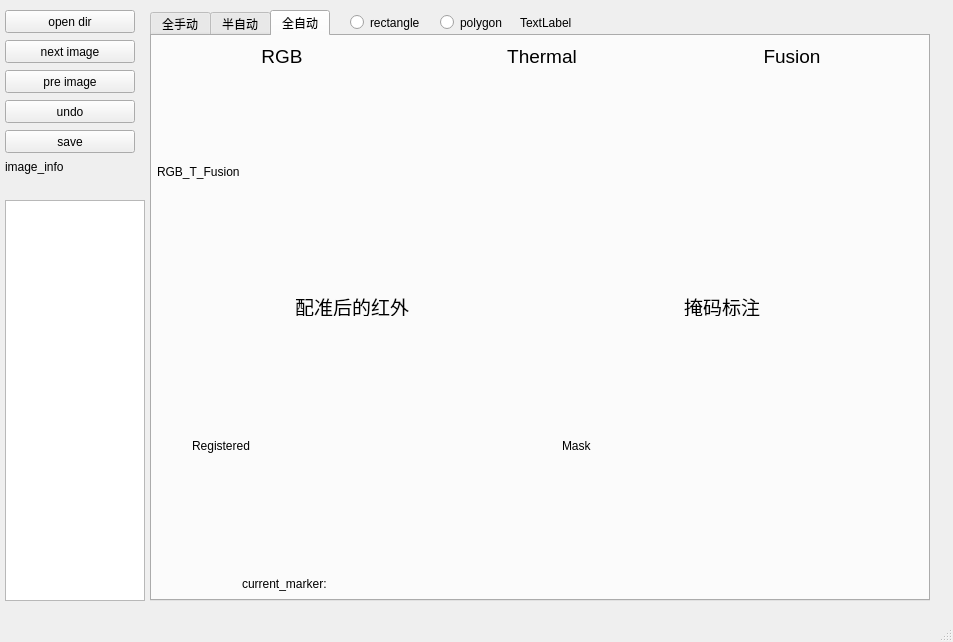
<?xml version="1.0" encoding="UTF-8"?>
<ui version="4.0">
 <class>MainWindow</class>
 <widget class="QMainWindow" name="MainWindow">
  <property name="enabled">
   <bool>true</bool>
  </property>
  <property name="geometry">
   <rect>
    <x>0</x>
    <y>0</y>
    <width>953</width>
    <height>642</height>
   </rect>
  </property>
  <property name="font">
   <font>
    <pointsize>9</pointsize>
   </font>
  </property>
  <property name="windowTitle">
   <string>MainWindow</string>
  </property>
  <widget class="QWidget" name="centralwidget">
   <widget class="QPushButton" name="btn_open">
    <property name="geometry">
     <rect>
      <x>5</x>
      <y>10</y>
      <width>130</width>
      <height>23</height>
     </rect>
    </property>
    <property name="text">
     <string>open dir</string>
    </property>
   </widget>
   <widget class="QPushButton" name="btn_next">
    <property name="geometry">
     <rect>
      <x>5</x>
      <y>40</y>
      <width>130</width>
      <height>23</height>
     </rect>
    </property>
    <property name="text">
     <string>next image</string>
    </property>
   </widget>
   <widget class="QPushButton" name="btn_pre">
    <property name="geometry">
     <rect>
      <x>5</x>
      <y>70</y>
      <width>130</width>
      <height>23</height>
     </rect>
    </property>
    <property name="text">
     <string>pre image</string>
    </property>
   </widget>
   <widget class="QPushButton" name="btn_undo">
    <property name="geometry">
     <rect>
      <x>5</x>
      <y>100</y>
      <width>130</width>
      <height>23</height>
     </rect>
    </property>
    <property name="text">
     <string>undo</string>
    </property>
   </widget>
   <widget class="QPushButton" name="btn_save">
    <property name="geometry">
     <rect>
      <x>5</x>
      <y>130</y>
      <width>130</width>
      <height>23</height>
     </rect>
    </property>
    <property name="text">
     <string>save</string>
    </property>
   </widget>
   <widget class="QTabWidget" name="tabWidget">
    <property name="geometry">
     <rect>
      <x>150</x>
      <y>10</y>
      <width>780</width>
      <height>591</height>
     </rect>
    </property>
    <property name="focusPolicy">
     <enum>Qt::ClickFocus</enum>
    </property>
    <property name="currentIndex">
     <number>2</number>
    </property>
    <widget class="QWidget" name="tab_manu">
     <attribute name="title">
      <string>全手动</string>
     </attribute>
    </widget>
    <widget class="QWidget" name="tab_semi">
     <attribute name="title">
      <string>半自动</string>
     </attribute>
     <widget class="QLabel" name="label_rgb_semi">
      <property name="geometry">
       <rect>
        <x>30</x>
        <y>150</y>
        <width>320</width>
        <height>240</height>
       </rect>
      </property>
      <property name="text">
       <string>TextLabel</string>
      </property>
     </widget>
     <widget class="QLabel" name="label_mask_semi">
      <property name="geometry">
       <rect>
        <x>430</x>
        <y>150</y>
        <width>320</width>
        <height>240</height>
       </rect>
      </property>
      <property name="text">
       <string>TextLabel</string>
      </property>
     </widget>
     <widget class="QLabel" name="label_curmarker_semi">
      <property name="geometry">
       <rect>
        <x>90</x>
        <y>540</y>
        <width>141</width>
        <height>16</height>
       </rect>
      </property>
      <property name="text">
       <string>current_marker:</string>
      </property>
     </widget>
    </widget>
    <widget class="QWidget" name="tab_auto">
     <attribute name="title">
      <string>全自动</string>
     </attribute>
     <widget class="QLabel" name="label_rgbtfusion_auto">
      <property name="geometry">
       <rect>
        <x>5</x>
        <y>40</y>
        <width>768</width>
        <height>192</height>
       </rect>
      </property>
      <property name="text">
       <string>RGB_T_Fusion</string>
      </property>
     </widget>
     <widget class="QLabel" name="label_registered_auto">
      <property name="geometry">
       <rect>
        <x>40</x>
        <y>290</y>
        <width>320</width>
        <height>240</height>
       </rect>
      </property>
      <property name="text">
       <string>Registered</string>
      </property>
     </widget>
     <widget class="QLabel" name="label_mask_auto">
      <property name="geometry">
       <rect>
        <x>410</x>
        <y>290</y>
        <width>320</width>
        <height>240</height>
       </rect>
      </property>
      <property name="text">
       <string>Mask</string>
      </property>
     </widget>
     <widget class="QLabel" name="label">
      <property name="geometry">
       <rect>
        <x>90</x>
        <y>10</y>
        <width>80</width>
        <height>20</height>
       </rect>
      </property>
      <property name="font">
       <font>
        <pointsize>14</pointsize>
       </font>
      </property>
      <property name="text">
       <string>RGB</string>
      </property>
      <property name="alignment">
       <set>Qt::AlignCenter</set>
      </property>
     </widget>
     <widget class="QLabel" name="label_2">
      <property name="geometry">
       <rect>
        <x>350</x>
        <y>10</y>
        <width>80</width>
        <height>20</height>
       </rect>
      </property>
      <property name="font">
       <font>
        <pointsize>14</pointsize>
       </font>
      </property>
      <property name="text">
       <string>Thermal</string>
      </property>
      <property name="alignment">
       <set>Qt::AlignCenter</set>
      </property>
     </widget>
     <widget class="QLabel" name="label_3">
      <property name="geometry">
       <rect>
        <x>600</x>
        <y>10</y>
        <width>80</width>
        <height>20</height>
       </rect>
      </property>
      <property name="font">
       <font>
        <pointsize>14</pointsize>
       </font>
      </property>
      <property name="text">
       <string>Fusion</string>
      </property>
      <property name="alignment">
       <set>Qt::AlignCenter</set>
      </property>
     </widget>
     <widget class="QLabel" name="label_4">
      <property name="geometry">
       <rect>
        <x>120</x>
        <y>260</y>
        <width>160</width>
        <height>20</height>
       </rect>
      </property>
      <property name="font">
       <font>
        <pointsize>14</pointsize>
       </font>
      </property>
      <property name="text">
       <string>配准后的红外</string>
      </property>
      <property name="alignment">
       <set>Qt::AlignCenter</set>
      </property>
     </widget>
     <widget class="QLabel" name="label_5">
      <property name="geometry">
       <rect>
        <x>530</x>
        <y>260</y>
        <width>80</width>
        <height>20</height>
       </rect>
      </property>
      <property name="font">
       <font>
        <pointsize>14</pointsize>
       </font>
      </property>
      <property name="text">
       <string>掩码标注</string>
      </property>
      <property name="alignment">
       <set>Qt::AlignCenter</set>
      </property>
     </widget>
     <widget class="QLabel" name="label_11">
      <property name="geometry">
       <rect>
        <x>90</x>
        <y>540</y>
        <width>59</width>
        <height>15</height>
       </rect>
      </property>
      <property name="text">
       <string/>
      </property>
     </widget>
     <widget class="QLabel" name="label_curmarker_auto">
      <property name="geometry">
       <rect>
        <x>90</x>
        <y>540</y>
        <width>141</width>
        <height>16</height>
       </rect>
      </property>
      <property name="text">
       <string>current_marker:</string>
      </property>
     </widget>
    </widget>
   </widget>
   <widget class="QLabel" name="label_img_info">
    <property name="geometry">
     <rect>
      <x>5</x>
      <y>160</y>
      <width>130</width>
      <height>40</height>
     </rect>
    </property>
    <property name="text">
     <string>image_info</string>
    </property>
    <property name="alignment">
     <set>Qt::AlignLeading|Qt::AlignLeft|Qt::AlignTop</set>
    </property>
   </widget>
   <widget class="QTreeView" name="treeView">
    <property name="geometry">
     <rect>
      <x>5</x>
      <y>200</y>
      <width>140</width>
      <height>401</height>
     </rect>
    </property>
    <property name="layoutDirection">
     <enum>Qt::LeftToRight</enum>
    </property>
    <property name="horizontalScrollBarPolicy">
     <enum>Qt::ScrollBarAsNeeded</enum>
    </property>
    <attribute name="headerVisible">
     <bool>true</bool>
    </attribute>
   </widget>
   <widget class="QRadioButton" name="radio_rect">
    <property name="geometry">
     <rect>
      <x>350</x>
      <y>12</y>
      <width>81</width>
      <height>21</height>
     </rect>
    </property>
    <property name="text">
     <string>rectangle</string>
    </property>
   </widget>
   <widget class="QRadioButton" name="radio_poly">
    <property name="geometry">
     <rect>
      <x>440</x>
      <y>12</y>
      <width>73</width>
      <height>21</height>
     </rect>
    </property>
    <property name="text">
     <string>polygon</string>
    </property>
   </widget>
   <widget class="QLabel" name="label_log">
    <property name="geometry">
     <rect>
      <x>520</x>
      <y>12</y>
      <width>400</width>
      <height>21</height>
     </rect>
    </property>
    <property name="text">
     <string>TextLabel</string>
    </property>
   </widget>
  </widget>
  <widget class="QMenuBar" name="menubar">
   <property name="geometry">
    <rect>
     <x>0</x>
     <y>0</y>
     <width>953</width>
     <height>20</height>
    </rect>
   </property>
  </widget>
  <widget class="QStatusBar" name="statusbar"/>
 </widget>
 <resources/>
 <connections/>
</ui>
